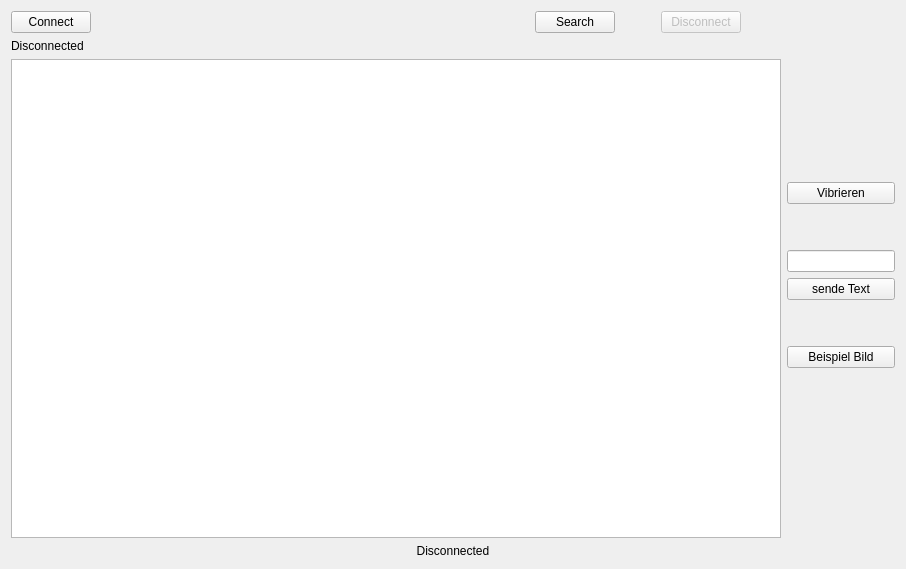
<?xml version="1.0" encoding="UTF-8"?>
<ui version="4.0">
 <class>Widget</class>
 <widget class="QWidget" name="Widget">
  <property name="geometry">
   <rect>
    <x>0</x>
    <y>0</y>
    <width>906</width>
    <height>569</height>
   </rect>
  </property>
  <property name="windowTitle">
   <string>Widget</string>
  </property>
  <layout class="QVBoxLayout" name="verticalLayout_3">
   <item>
    <layout class="QHBoxLayout" name="horizontalLayout">
     <item>
      <layout class="QVBoxLayout" name="verticalLayout">
       <item>
        <layout class="QHBoxLayout" name="horizontalLayout_4">
         <item>
          <widget class="QPushButton" name="bConnect">
           <property name="text">
            <string>Connect</string>
           </property>
          </widget>
         </item>
         <item>
          <spacer name="horizontalSpacer">
           <property name="orientation">
            <enum>Qt::Horizontal</enum>
           </property>
           <property name="sizeHint" stdset="0">
            <size>
             <width>40</width>
             <height>20</height>
            </size>
           </property>
          </spacer>
         </item>
         <item>
          <widget class="QPushButton" name="bSearch">
           <property name="text">
            <string>Search</string>
           </property>
          </widget>
         </item>
         <item>
          <spacer name="horizontalSpacer_3">
           <property name="orientation">
            <enum>Qt::Horizontal</enum>
           </property>
           <property name="sizeType">
            <enum>QSizePolicy::Preferred</enum>
           </property>
           <property name="sizeHint" stdset="0">
            <size>
             <width>40</width>
             <height>20</height>
            </size>
           </property>
          </spacer>
         </item>
         <item>
          <widget class="QPushButton" name="bDisconnect">
           <property name="enabled">
            <bool>false</bool>
           </property>
           <property name="text">
            <string>Disconnect</string>
           </property>
          </widget>
         </item>
         <item>
          <spacer name="horizontalSpacer_2">
           <property name="orientation">
            <enum>Qt::Horizontal</enum>
           </property>
           <property name="sizeType">
            <enum>QSizePolicy::Preferred</enum>
           </property>
           <property name="sizeHint" stdset="0">
            <size>
             <width>40</width>
             <height>20</height>
            </size>
           </property>
          </spacer>
         </item>
        </layout>
       </item>
       <item>
        <widget class="QLabel" name="lStatus">
         <property name="text">
          <string>Disconnected</string>
         </property>
        </widget>
       </item>
       <item>
        <widget class="QTextEdit" name="output">
         <property name="sizePolicy">
          <sizepolicy hsizetype="MinimumExpanding" vsizetype="MinimumExpanding">
           <horstretch>0</horstretch>
           <verstretch>0</verstretch>
          </sizepolicy>
         </property>
        </widget>
       </item>
      </layout>
     </item>
     <item>
      <layout class="QVBoxLayout" name="verticalLayout_2">
       <item>
        <spacer name="verticalSpacer_3">
         <property name="orientation">
          <enum>Qt::Vertical</enum>
         </property>
         <property name="sizeHint" stdset="0">
          <size>
           <width>20</width>
           <height>40</height>
          </size>
         </property>
        </spacer>
       </item>
       <item>
        <widget class="QPushButton" name="bBuzz">
         <property name="text">
          <string>Vibrieren</string>
         </property>
        </widget>
       </item>
       <item>
        <spacer name="verticalSpacer_2">
         <property name="orientation">
          <enum>Qt::Vertical</enum>
         </property>
         <property name="sizeType">
          <enum>QSizePolicy::Maximum</enum>
         </property>
         <property name="sizeHint" stdset="0">
          <size>
           <width>20</width>
           <height>40</height>
          </size>
         </property>
        </spacer>
       </item>
       <item>
        <widget class="QLineEdit" name="text">
         <property name="sizePolicy">
          <sizepolicy hsizetype="Preferred" vsizetype="Fixed">
           <horstretch>0</horstretch>
           <verstretch>0</verstretch>
          </sizepolicy>
         </property>
        </widget>
       </item>
       <item>
        <widget class="QPushButton" name="bText">
         <property name="text">
          <string>sende Text</string>
         </property>
        </widget>
       </item>
       <item>
        <spacer name="verticalSpacer_4">
         <property name="orientation">
          <enum>Qt::Vertical</enum>
         </property>
         <property name="sizeType">
          <enum>QSizePolicy::Preferred</enum>
         </property>
         <property name="sizeHint" stdset="0">
          <size>
           <width>20</width>
           <height>40</height>
          </size>
         </property>
        </spacer>
       </item>
       <item>
        <widget class="QPushButton" name="bPicture">
         <property name="text">
          <string>Beispiel Bild</string>
         </property>
        </widget>
       </item>
       <item>
        <spacer name="verticalSpacer">
         <property name="orientation">
          <enum>Qt::Vertical</enum>
         </property>
         <property name="sizeHint" stdset="0">
          <size>
           <width>20</width>
           <height>40</height>
          </size>
         </property>
        </spacer>
       </item>
      </layout>
     </item>
    </layout>
   </item>
   <item>
    <widget class="QLabel" name="uiStatus">
     <property name="text">
      <string>Disconnected</string>
     </property>
     <property name="alignment">
      <set>Qt::AlignCenter</set>
     </property>
    </widget>
   </item>
  </layout>
 </widget>
 <layoutdefault spacing="6" margin="11"/>
 <resources/>
 <connections/>
</ui>
